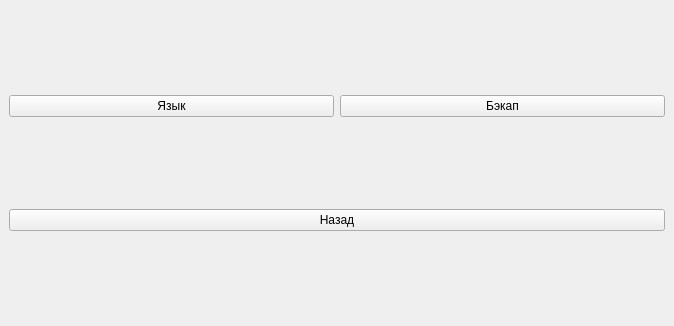
<?xml version="1.0" encoding="UTF-8"?>
<ui version="4.0">
 <class>MainWindow</class>
 <widget class="QMainWindow" name="MainWindow">
  <property name="geometry">
   <rect>
    <x>0</x>
    <y>0</y>
    <width>674</width>
    <height>326</height>
   </rect>
  </property>
  <property name="windowTitle">
   <string>TestComplex</string>
  </property>
  <widget class="QWidget" name="centralwidget">
   <layout class="QGridLayout" name="gridLayout">
    <item row="0" column="0">
     <layout class="QHBoxLayout" name="horizontalLayout">
      <item>
       <widget class="QPushButton" name="LanguageButton">
        <property name="text">
         <string>Язык</string>
        </property>
       </widget>
      </item>
      <item>
       <widget class="QPushButton" name="BackupButton">
        <property name="text">
         <string>Бэкап</string>
        </property>
       </widget>
      </item>
     </layout>
    </item>
    <item row="1" column="0">
     <layout class="QHBoxLayout" name="horizontalLayout_2">
      <item>
       <widget class="QPushButton" name="Back0Button">
        <property name="text">
         <string>Назад</string>
        </property>
       </widget>
      </item>
     </layout>
    </item>
   </layout>
  </widget>
 </widget>
 <resources/>
 <connections/>
</ui>
